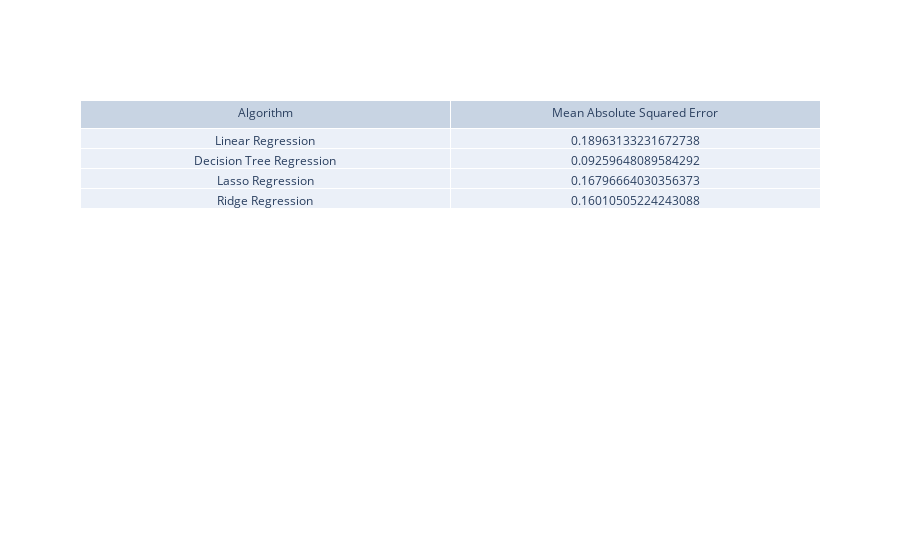

Here is the notebook cell this chart was saved with:
### Markdown cell above
In this following section we will apply the models created above in the datasets that we have built for this purpose.

### Code cell
execute_models(X_banana_madeira,y_banana_madeira)

### Figure 1 — Plotly figure (JSON) as saved in the notebook; plotly's stock layout.template omitted (floating-point values rounded to 4 significant figures)
{"data": [{"cells": {"values": [["Linear Regression", "Decision Tree Regression", "Lasso Regression", "Ridge Regression"], [0.1896, 0.0926, 0.168, 0.1601]]}, "header": {"values": ["Algorithm", "Mean Absolute Squared Error"]}, "type": "table"}], "layout": {}}
